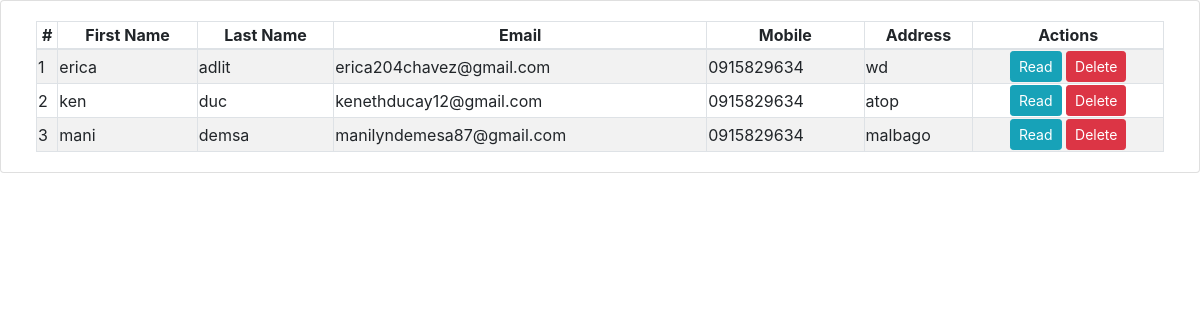
/admin/users.php, run on the app's committed database.
### tables this page shows
CREATE TABLE `user_info` (
  `user_id` int(10) NOT NULL,
  `first_name` varchar(100) NOT NULL,
  `last_name` varchar(100) NOT NULL,
  `email` varchar(300) NOT NULL,
  `password` varchar(300) NOT NULL,
  `mobile` varchar(10) NOT NULL,
  `address` varchar(300) NOT NULL,
  `municipality` varchar(100) NOT NULL,
  `active` tinyint(1) DEFAULT 0,
  `otp` int(6) DEFAULT NULL
);

### admin/users.php (the view, shortened to what this page needs)
<?php
include('db_connect.php');
?>
<!DOCTYPE html>
<html lang="en">
<head>
    <link rel="stylesheet" href="https://maxcdn.bootstrapcdn.com/bootstrap/4.5.2/css/bootstrap.min.css">
    <link rel="stylesheet" href="https://cdn.jsdelivr.net/npm/sweetalert2@11/dist/sweetalert2.min.css">
</head>
<body>
<div class="container-fluid">
    <div class="row">
        <div class="card col-lg-12">
            <div class="card-body">
                <table class="table-striped table-bordered col-md-12">
                    <thead>
                        <tr>
                            <th class="text-center">#</th>
                            <th class="text-center">First Name</th>
                            <th class="text-center">Last Name</th>
                            <th class="text-center">Email</th>
                            <th class="text-center">Mobile</th>
                            <th class="text-center">Address</th>
                            <th class="text-center">Actions</th>
                        </tr>
                    </thead>
                    <tbody>
                        <?php
                        $users = $conn->query("SELECT user_id, first_name, last_name, email, mobile, address FROM user_info ORDER BY first_name ASC");
                        $i = 1;
                        while ($row = $users->fetch_assoc()):
                        ?>
                        <tr>
                            <td><?php echo $i++ ?></td>
                            <td><?php echo $row['first_name'] ?></td>
                            <td><?php echo $row['last_name'] ?></td>
                            <td><?php echo $row['email'] ?></td>
                            <td><?php echo $row['mobile'] ?></td>
                            <td><?php echo $row['address'] ?></td>
                            <td class="text-center">
                                <button class="btn btn-sm btn-info read_user" data-id="<?php echo $row['user_id']; ?>">Read</button>
                                <button class="btn btn-sm btn-danger delete_user" data-id="<?php echo $row['user_id']; ?>">Delete</button>
                            </td>
                        </tr>
                        <?php endwhile; ?>
                    </tbody>
                </table>
            </div>
        </div>
    </div>
</div>
</body>
</html>

### data on the page
user_info: first_name "erica", last_name "adlit", email "erica204chavez@gmail.com", mobile "0915829634", address "wd"
user_info: first_name "ken", last_name "duc", email "kenethducay12@gmail.com", mobile "0915829634", address "atop"
user_info: first_name "mani", last_name "demsa", email "manilyndemesa87@gmail.com", mobile "0915829634", address "malbago"
